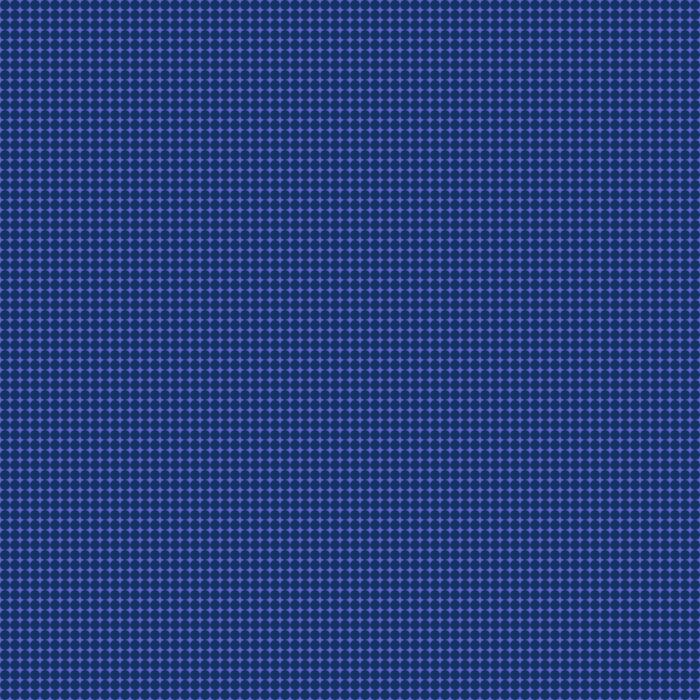
Frame 1 (no input)
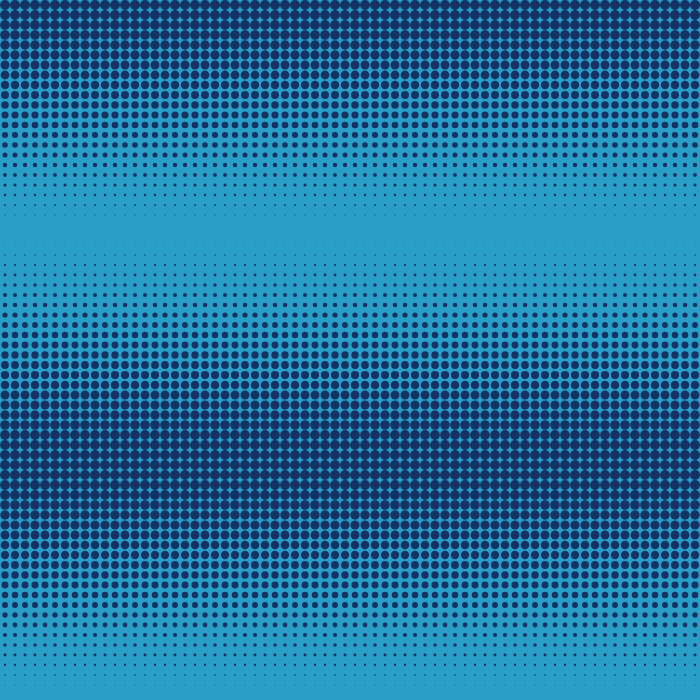
Frame 60 (no input)
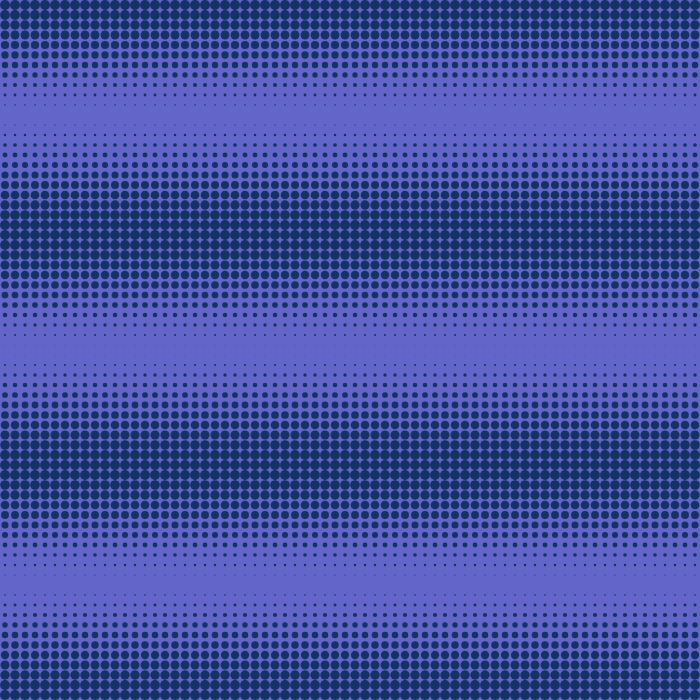
Frame 120 (the mouse pressed at the canvas centre since frame 60)

The p5.js sketch that drew these frames (run headless with seeded random() and noise() and a simulated clock; from frame 60 on, the mouse is pressed at the canvas centre):

// p5.js sketch
// ── sketch.js
var ps;

var r;
var g;
var b;

function setup() {
	createCanvas(700, 700);

	time = 0;
	smooth();

	ps = new ParticleSystem();
	ps.setup(10);

	r = 100;
	g = 100;
	b = 200;
	
}

function draw () {
	time++;
	background(r, g, b);

	ps.draw();

	fill(50, 50, 150);

	if (mouseX < width / 2) {
		g++;
		r--;
	} else {
		g--;
		r++;
	}

	if (g > 255) {
		g = 255;
	} else if (g < 0) {
		g = 0;
	}

	if (r >= 255) {
		r = 255;
	} else if (r <+ 0){
		r = 0;
	}
}
// ── particle.js
var myR;
var myG;
var myB;

function Particle() {
	this.setup = function (x, y, size) {
		this.myX = x + (size * 0.5);
		this.myY = y + (size * 0.5);
		this.mySize = Math.random() * size;	

		myR = 20;
		myG = 50;
		myB = 100;
	}

	this.draw = function (time) {
		var k = (time * 0.0001123) % 2;
		this.mySize = Math.cos(this.myY * k) * 10.0;
		//this.mySize = Math.sin(Math.cos(this.myY * k) + Math.sin(this.myX * 1 - k)) * 10.0;
		fill(myR, myG, myB);
		ellipse(this.myX, this.myY, this.mySize, this.mySize);	
	}
}
// ── particleSystem.js
function ParticleSystem () {
	this.setup = function (gap) {
		this.particles = [];
		this.gap = gap;
		for (var y = 0; y < height; y += gap) {
			for (var x = 0; x < width; x+= gap) {
				this.addParticle(x, y);
			}
		}
	}

	this.addParticle = function (x, y) {
		var p = new Particle ();
		p.setup (x, y, this.gap);
		this.particles.push(p);
	}

	this.draw = function () {
		noStroke();
		for (var i = 0; i < this.particles.length; i++) {
			this.particles[i].draw(time);
		}
	}
}
